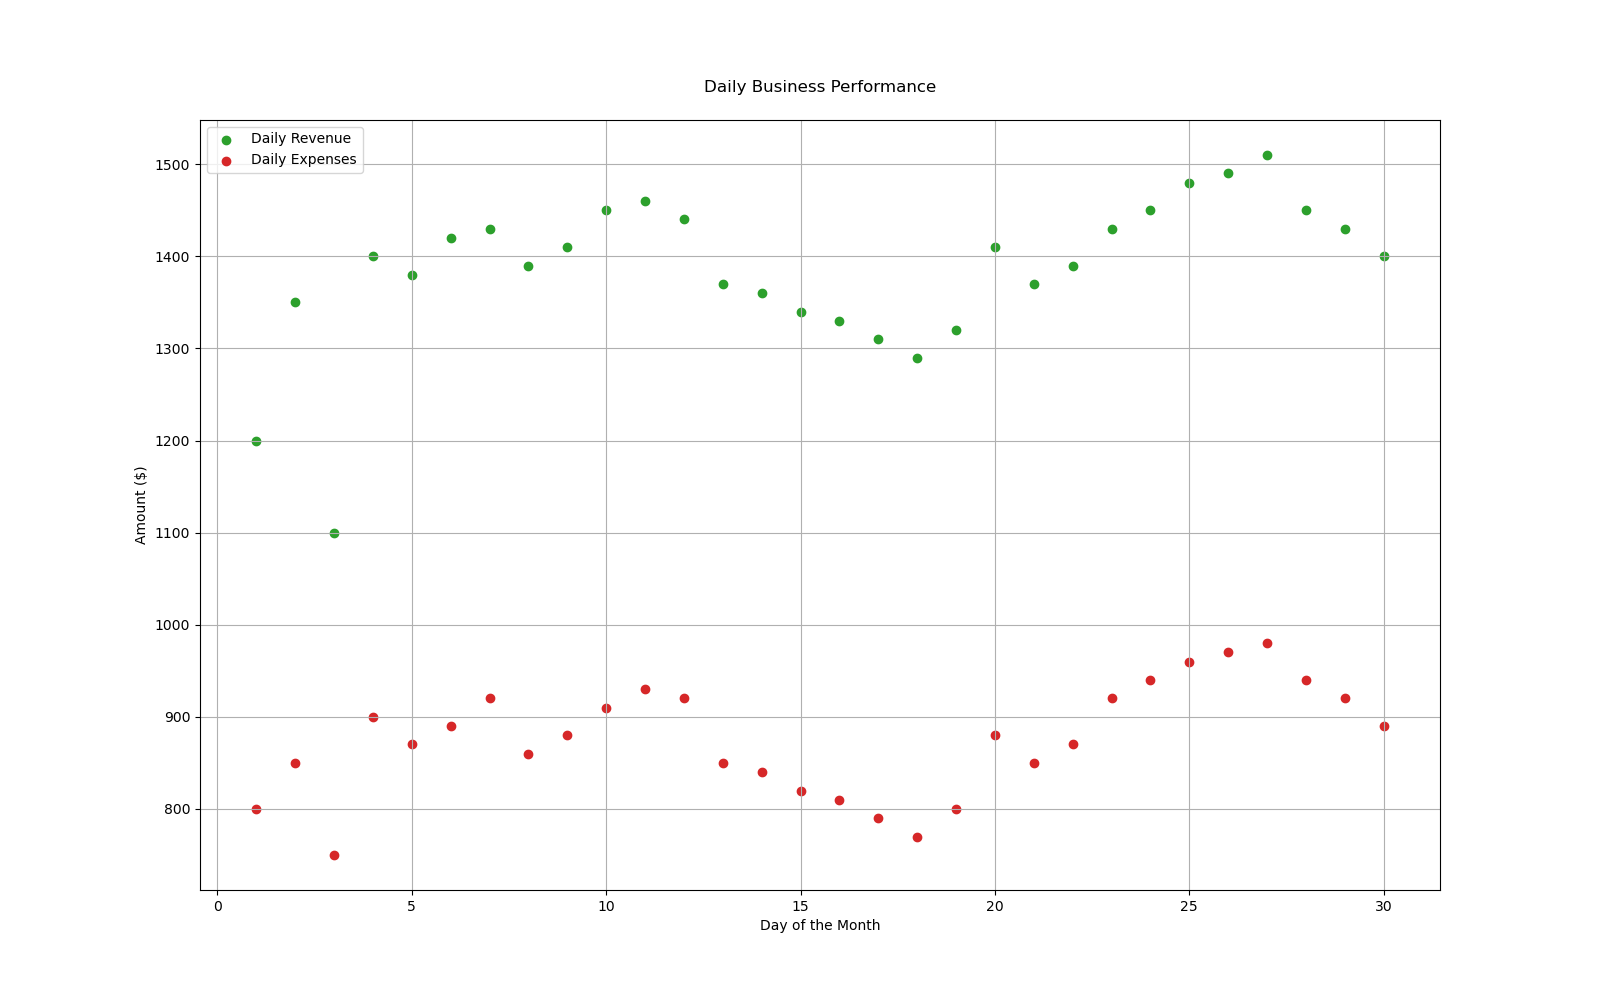

The Python source for this figure:

import matplotlib.pyplot as plt

# Data for plotting
days = [1, 2, 3, 4, 5, 6, 7, 8, 9, 10, 11, 12, 13, 14, 15, 16, 17, 18, 19, 20, 21, 22, 23, 24, 25, 26, 27, 28, 29, 30]
daily_revenue = [1200, 1350, 1100, 1400, 1380, 1420, 1430, 1390, 1410, 1450, 1460, 1440, 1370, 1360, 1340, 1330, 1310, 1290, 1320, 1410, 1370, 1390, 1430, 1450, 1480, 1490, 1510, 1450, 1430, 1400]
daily_expenses = [800, 850, 750, 900, 870, 890, 920, 860, 880, 910, 930, 920, 850, 840, 820, 810, 790, 770, 800, 880, 850, 870, 920, 940, 960, 970, 980, 940, 920, 890]

# Create a scatterplot
plt.figure(figsize=(16, 10))
plt.scatter(days, daily_revenue, c="#2ca02c", label="Daily Revenue")
plt.scatter(days, daily_expenses, c="#d62728", label="Daily Expenses")

# Customize the chart
plt.title("Daily Business Performance", pad=20)
plt.xlabel("Day of the Month")
plt.ylabel("Amount ($)")
plt.legend(loc='upper left')
plt.grid(True)

# Show the scatterplot
plt.show()
